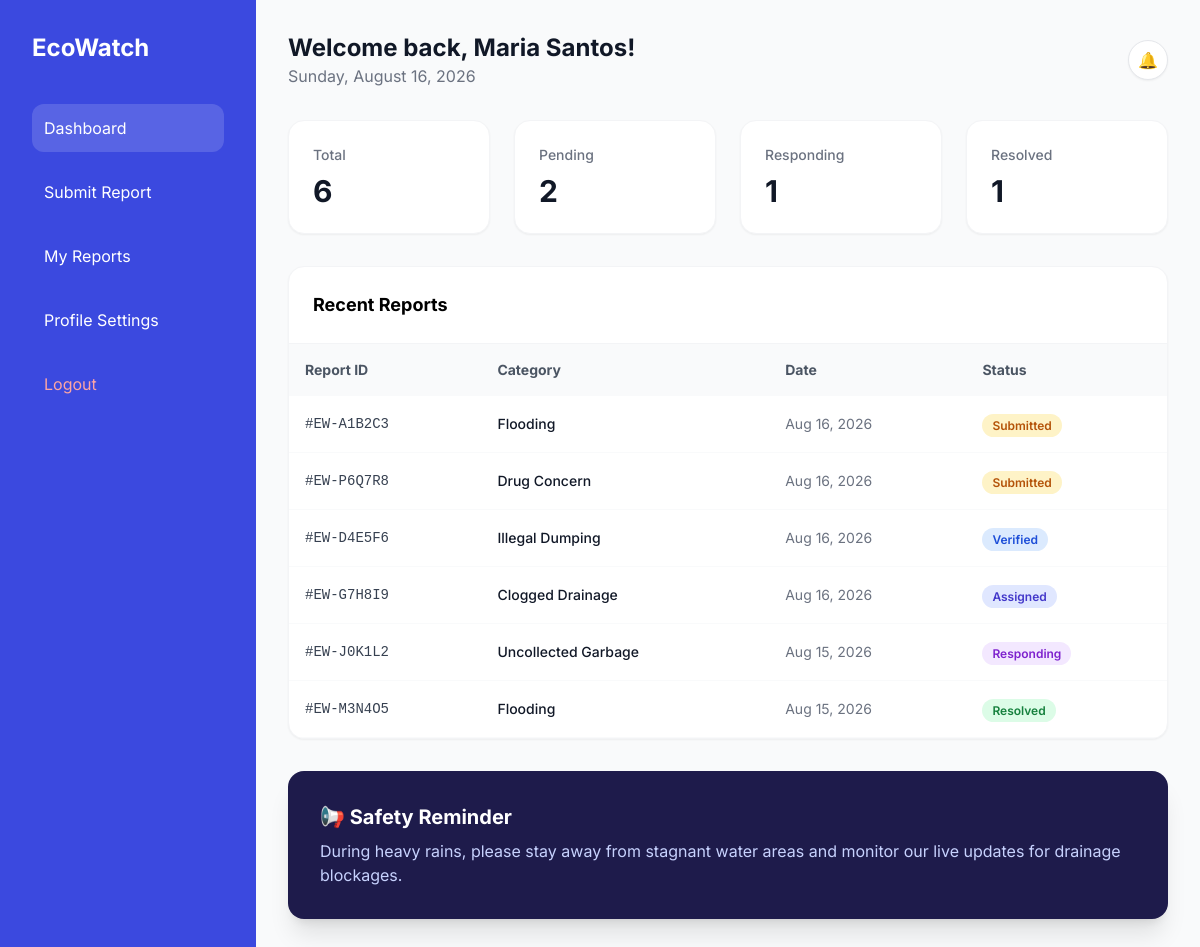
The app's page /dashboard.php (signed in) with its own data.
### tables this page shows
CREATE TABLE environmental_reports (
    id INT AUTO_INCREMENT PRIMARY KEY,
    user_id INT NOT NULL,
    tracking_token VARCHAR(9) NOT NULL UNIQUE,
    category VARCHAR(50) NOT NULL,
    severity VARCHAR(20) DEFAULT 'low',
    barangay VARCHAR(100) NOT NULL,
    address TEXT NOT NULL,
    description TEXT,
    status VARCHAR(20) DEFAULT 'submitted',
    photo_path VARCHAR(255),
    created_at TIMESTAMP DEFAULT CURRENT_TIMESTAMP,
    updated_at TIMESTAMP DEFAULT CURRENT_TIMESTAMP,
    FOREIGN KEY (user_id) REFERENCES users(id)
);

### dashboard.php (the view, shortened to what this page needs)
<?php
require_once __DIR__ . '/db_connection.php';
$userId = $_SESSION['user_id'];
$stats = [
    'Total'     => ['count' => 0, 'color' => 'bg-indigo-50', 'text' => 'text-gray-900'],
    'Pending'   => ['count' => 0, 'color' => 'bg-amber-50', 'text' => 'text-gray-900'],
    'Responding' => ['count' => 0, 'color' => 'bg-blue-50', 'text' => 'text-gray-900'],
    'Resolved'  => ['count' => 0, 'color' => 'bg-green-50', 'text' => 'text-gray-900']
];
try {
    $totalStmt = $pdo->prepare('SELECT COUNT(*) FROM environmental_reports WHERE user_id = :user_id');
    $totalStmt->execute([':user_id' => $userId]);
    $stats['Total']['count'] = (int)$totalStmt->fetchColumn();
    $pendingStmt = $pdo->prepare("SELECT COUNT(*) FROM environmental_reports WHERE user_id = :user_id AND status = 'submitted'");
    $pendingStmt->execute([':user_id' => $userId]);
    $stats['Pending']['count'] = (int)$pendingStmt->fetchColumn();
    $respondingStmt = $pdo->prepare("SELECT COUNT(*) FROM environmental_reports WHERE user_id = :user_id AND status = 'responding'");
    $respondingStmt->execute([':user_id' => $userId]);
    $stats['Responding']['count'] = (int)$respondingStmt->fetchColumn();
    $resolvedStmt = $pdo->prepare("SELECT COUNT(*) FROM environmental_reports WHERE user_id = :user_id AND status = 'resolved'");
    $resolvedStmt->execute([':user_id' => $userId]);
    $stats['Resolved']['count'] = (int)$resolvedStmt->fetchColumn();
    $reportsStmt = $pdo->prepare('SELECT id, tracking_token, category, status, created_at, photo_path FROM environmental_reports WHERE user_id = :user_id ORDER BY created_at DESC LIMIT 10');
    $reportsStmt->execute([':user_id' => $userId]);
    $reports = $reportsStmt->fetchAll(PDO::FETCH_ASSOC);
} catch (Exception $e) {
    $stats['Total']['count'] = 0;
    $reports = [];
    error_log('Dashboard query error: ' . $e->getMessage());
}
?>
<!DOCTYPE html>
<html lang="en">
<head>
    <script src="https://cdn.tailwindcss.com"></script>
</head>
<body class="bg-gray-50 flex min-h-screen">
    <aside class="w-64 bg-[#3B49DF] p-8 text-white">
        <div class="text-2xl font-bold mb-10 flex items-center gap-2">EcoWatch</div>
        <nav class="space-y-4">
            <a href="<?php echo BASE_URL; ?>/dashboard.php" class="nav-link active block p-3 rounded-xl transition">Dashboard</a>
            <a href="<?php echo BASE_URL; ?>/submit_report.php" class="nav-link block p-3 hover:bg-white/10 rounded-xl transition">Submit Report</a>
            <a href="<?php echo BASE_URL; ?>/my_reports.php" class="nav-link block p-3 hover:bg-white/10 rounded-xl transition">My Reports</a>
            <a href="<?php echo BASE_URL; ?>/profile.php" class="nav-link block p-3 hover:bg-white/10 rounded-xl transition">Profile Settings</a>
            <form action="<?php echo BASE_URL; ?>/api/logout.php" method="POST" class="mt-auto">
                <button type="submit" class="nav-link block w-full text-left p-3 rounded-xl transition hover:bg-white/10 text-red-300 hover:text-red-100">Logout</button>
            </form>
        </nav>
    </aside>
    <main class="flex-1 p-8">
        <header class="flex justify-between items-center mb-8">
            <div>
                <h1 class="text-2xl font-bold text-gray-900">Welcome back, <?php echo htmlspecialchars($_SESSION['user_name']); ?>!</h1>
                <p class="text-gray-500"><?php echo date("l, F j, Y"); ?></p>
            </div>
            <div class="flex items-center gap-4">
                <div class="w-10 h-10 bg-white rounded-full border shadow-sm flex items-center justify-center">🔔</div>
            </div>
        </header>
        <section class="grid grid-cols-4 gap-6 mb-8">
            <?php foreach($stats as $label => $info): ?>
                <div class="bg-white p-6 rounded-2xl border border-gray-100 shadow-sm hover:shadow-md transition-all">
                    <h3 class="text-sm text-gray-500 font-medium"><?php echo $label; ?></h3>
                    <p class="text-3xl font-bold mt-2 <?php echo $info['text']; ?>"><?php echo $info['count']; ?></p>
                </div>
            <?php endforeach; ?>
        </section>
        <section class="bg-white rounded-2xl border border-gray-100 shadow-sm overflow-hidden mb-8">
            <div class="p-6 border-b border-gray-100 font-bold text-lg">Recent Reports</div>
            <table class="w-full text-left">
                <thead class="bg-gray-50 text-gray-600 text-sm">
                    <tr>
                        <th class="p-4">Report ID</th>
                        <th class="p-4">Category</th>
                        <th class="p-4">Date</th>
                        <th class="p-4">Status</th>
                    </tr>
                </thead>
                <tbody>
                    <?php if (empty($reports)): ?>
                        <tr>
                            <td colspan="4" class="p-12 text-center">
                                <div class="flex flex-col items-center">
                                    <svg class="w-12 h-12 text-gray-300 mb-3" fill="none" stroke="currentColor" viewBox="0 0 24 24"><path stroke-linecap="round" stroke-linejoin="round" stroke-width="2" d="M9 12h6m-6 4h6m2 5H7a2 2 0 01-2-2V5a2 2 0 012-2h5.586a1 1 0 01.707.293l5.414 5.414a1 1 0 01.293.707V19a2 2 0 01-2 2z"></path></svg>
                                    <p class="text-gray-500 text-sm mb-4">No reports submitted yet.</p>
                                    <a href="<?php echo BASE_URL; ?>/submit_report.php" class="bg-[#3B49DF] text-white px-6 py-3 rounded-xl font-semibold hover:bg-[#2D39B5] transition shadow-lg inline-flex items-center space-x-2">
                                        <svg class="w-4 h-4" fill="none" stroke="currentColor" viewBox="0 0 24 24"><path stroke-linecap="round" stroke-linejoin="round" stroke-width="2" d="M12 4v16m8-8H4"></path></svg>
                                        <span>Submit Your First Report</span>
                                    </a>
                                </div>
                            </td>
                        </tr>
                    <?php else: ?>
                        <?php foreach ($reports as $report): ?>
                            <tr class="border-b border-gray-50 hover:bg-gray-50 cursor-pointer" onclick="openReportDetail(<?php echo (int)$report['id']; ?>)">
                                <td class="p-4 font-mono text-sm text-gray-700">#<?php echo htmlspecialchars($report['tracking_token']); ?></td>
                                <td class="p-4 text-sm capitalize text-gray-900 font-medium"><?php echo htmlspecialchars(str_replace('_', ' ', $report['category'])); ?></td>
                                <td class="p-4 text-sm text-gray-500"><?php echo date("M j, Y", strtotime($report['created_at'])); ?></td>
                                <td class="p-4">
                                    <?php
                                        $statusLabel = ucwords(str_replace('_', ' ', $report['status']));
                                        $badgeClass = 'bg-gray-100 text-gray-700';
                                        if ($report['status'] === 'submitted') $badgeClass = 'bg-amber-100 text-amber-700';
                                        if ($report['status'] === 'verified') $badgeClass = 'bg-blue-100 text-blue-700';
                                        if ($report['status'] === 'assigned') $badgeClass = 'bg-indigo-100 text-indigo-700';
                                        if ($report['status'] === 'responding') $badgeClass = 'bg-purple-100 text-purple-700';
                                        if ($report['status'] === 'resolved') $badgeClass = 'bg-green-100 text-green-700';
                                    ?>
                                    <span class="px-2.5 py-1 rounded-full text-xs font-semibold <?php echo $badgeClass; ?>"><?php echo $statusLabel; ?></span>
                                </td>
                            </tr>
                        <?php endforeach; ?>
                    <?php endif; ?>
                </tbody>
            </table>
        </section>
        <div class="bg-[#1e1b4b] rounded-2xl p-8 text-white shadow-xl">
            <h3 class="font-bold text-xl mb-2">📢 Safety Reminder</h3>
            <p class="text-indigo-200">During heavy rains, please stay away from stagnant water areas and monitor our live updates for drainage blockages.</p>
        </div>
    </main>
</body>
</html>

### dashboard.php (style rules this page uses)
body { font-family: 'Inter', sans-serif; }
.nav-link.active { background: rgba(255, 255, 255, 0.15); color: #FFFFFF; }

### records on screen
environmental_reports: tracking_token "EW-A1B2C3", category "Flooding", created_at "Aug 16, 2026", status "Submitted"
environmental_reports: tracking_token "EW-P6Q7R8", category "Drug Concern", created_at "Aug 16, 2026", status "Submitted"
environmental_reports: tracking_token "EW-D4E5F6", category "Illegal Dumping", created_at "Aug 16, 2026", status "Verified"
environmental_reports: tracking_token "EW-G7H8I9", category "Clogged Drainage", created_at "Aug 16, 2026", status "Assigned"
environmental_reports: tracking_token "EW-J0K1L2", category "Uncollected Garbage", created_at "Aug 15, 2026", status "Responding"
environmental_reports: tracking_token "EW-M3N4O5", category "Flooding", created_at "Aug 15, 2026", status "Resolved"

### other values on screen
$_SESSION['user_name'] "Maria Santos"
$label "Total"
$info['count'] "6"
$label "Pending"
$info['count'] "2"
$label "Responding"
$info['count'] "1"
$label "Resolved"
